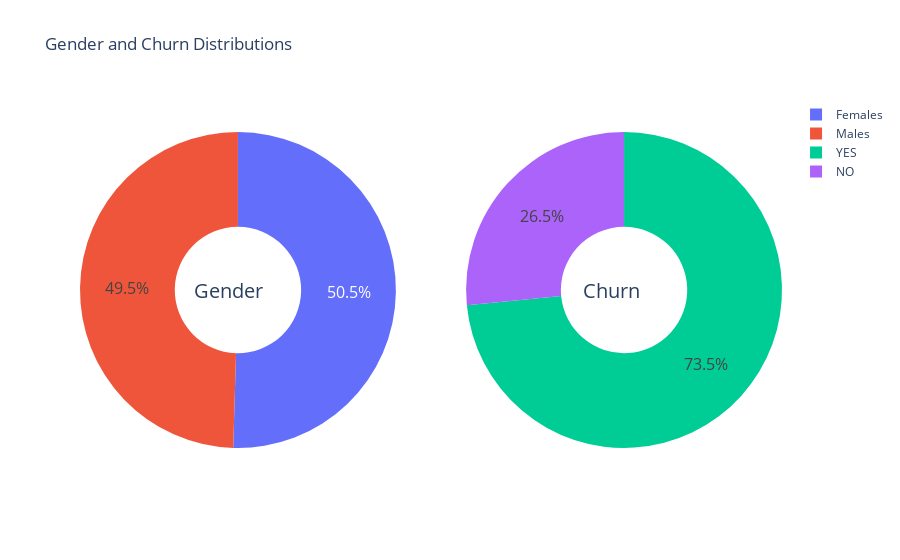

The notebook cell this image was saved under:
### Code cell
g_labels=['Females','Males']
c_labels=['YES','NO']
# fig,ax=plt.subplots(1,2)
fig=make_subplots(rows=1,cols=2,specs=[[{'type':'domain'}, {'type':'domain'}]])
fig = make_subplots(rows=1, cols=2, specs=[[{'type':'domain'}, {'type':'domain'}]])
fig.add_trace(go.Pie(values=data['gender'].value_counts(),labels=g_labels,name='Gender'),1,1)
fig.add_trace(go.Pie(values=data['Churn'].value_counts(),labels=c_labels,name='Churn'),1,2)


fig.update_traces(hole=.4, textfont_size=16)


fig.update_layout(
    title_text="Gender and Churn Distributions",
    # Add annotations in the center of the donut pies.
    annotations=[dict(text='Gender', x=0.16, y=0.5, font_size=20, showarrow=False),
                 dict(text='Churn', x=0.80, y=0.5, font_size=20, showarrow=False)])
# ax[0].pie(x=data['gender'].value_counts(),labels=g_labels[::-1],autopct=lambda p: '{:.2f}%'.format(p))
# ax[0].label(g_labels)
# ax[1].pie(x=data['Churn'].value_counts(),labels=c_labels[::-1],autopct=lambda p: '{:.2f}%'.format(p))
# ax[1].label(c_labels)
# fig.update_traces(hole=.4, hoverinfo="label+percent+name", textfont_size=16)






# plt.subplots(1,2)
# plt.pie(YES)
# plt.pie(NO)
fig.show()
# # plt.xlabel(label)

### Figure 1 — Plotly figure (JSON) as saved in the notebook; plotly's stock layout.template omitted (floating-point values rounded to 4 significant figures)
{"data": [{"domain": {"x": [0, 0.45], "y": [0, 1]}, "hole": 0.4, "labels": ["Females", "Males"], "name": "Gender", "textfont": {"size": 16}, "type": "pie", "values": [3555, 3488]}, {"domain": {"x": [0.55, 1], "y": [0, 1]}, "hole": 0.4, "labels": ["YES", "NO"], "name": "Churn", "textfont": {"size": 16}, "type": "pie", "values": [5174, 1869]}], "layout": {"annotations": [{"font": {"size": 20}, "showarrow": false, "text": "Gender", "x": 0.16, "y": 0.5}, {"font": {"size": 20}, "showarrow": false, "text": "Churn", "x": 0.8, "y": 0.5}], "title": {"text": "Gender and Churn Distributions"}}}
